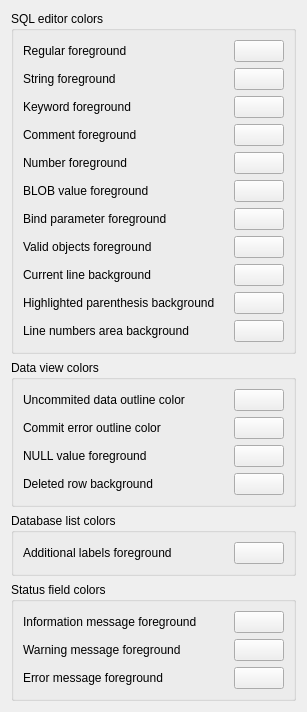
             <widget class="QWidget" name="colorsWidget">
              <property name="geometry">
               <rect>
                <x>0</x>
                <y>0</y>
                <width>307</width>
                <height>666</height>
               </rect>
              </property>
              <layout class="QVBoxLayout" name="verticalLayout_12">
               <item>
                <widget class="QGroupBox" name="sqlEditorColorsGroup">
                 <property name="title">
                  <string>SQL editor colors</string>
                 </property>
                 <layout class="QGridLayout" name="gridLayout_3">
                  <item row="14" column="0">
                   <widget class="QLabel" name="sqlEditorCurrLineBgLabel">
                    <property name="text">
                     <string>Current line background</string>
                    </property>
                   </widget>
                  </item>
                  <item row="5" column="0">
                   <widget class="QLabel" name="sqlEditorStringFgLabel">
                    <property name="toolTip">
                     <string>&lt;p&gt;SQL strings are enclosed with single quote characters.&lt;/p&gt;</string>
                    </property>
                    <property name="text">
                     <string>String foreground</string>
                    </property>
                   </widget>
                  </item>
                  <item row="6" column="1">
                   <widget class="ColorButton" name="sqlEditorKeywordFgButton">
                    <property name="maximumSize">
                     <size>
                      <width>50</width>
                      <height>16777215</height>
                     </size>
                    </property>
                    <property name="text">
                     <string/>
                    </property>
                    <property name="cfg" stdset="0">
                     <string notr="true">Colors.SqlEditorKeywordFg</string>
                    </property>
                   </widget>
                  </item>
                  <item row="5" column="1">
                   <widget class="ColorButton" name="sqlEditorStringFgButton">
                    <property name="maximumSize">
                     <size>
                      <width>50</width>
                      <height>16777215</height>
                     </size>
                    </property>
                    <property name="text">
                     <string/>
                    </property>
                    <property name="cfg" stdset="0">
                     <string notr="true">Colors.SqlEditorStringFg</string>
                    </property>
                   </widget>
                  </item>
                  <item row="9" column="1">
                   <widget class="ColorButton" name="sqlEditorCommentFgButton">
                    <property name="maximumSize">
                     <size>
                      <width>50</width>
                      <height>16777215</height>
                     </size>
                    </property>
                    <property name="text">
                     <string/>
                    </property>
                    <property name="cfg" stdset="0">
                     <string notr="true">Colors.SqlEditorCommentFg</string>
                    </property>
                   </widget>
                  </item>
                  <item row="4" column="1">
                   <widget class="ColorButton" name="sqlEditorRegularFgButton">
                    <property name="maximumSize">
                     <size>
                      <width>50</width>
                      <height>16777215</height>
                     </size>
                    </property>
                    <property name="text">
                     <string/>
                    </property>
                    <property name="cfg" stdset="0">
                     <string notr="true">Colors.SqlEditorForeground</string>
                    </property>
                   </widget>
                  </item>
                  <item row="14" column="1">
                   <widget class="ColorButton" name="sqlEditorCurrLineBgButton">
                    <property name="maximumSize">
                     <size>
                      <width>50</width>
                      <height>16777215</height>
                     </size>
                    </property>
                    <property name="text">
                     <string/>
                    </property>
                    <property name="cfg" stdset="0">
                     <string notr="true">Colors.SqlEditorCurrentLineBg</string>
                    </property>
                   </widget>
                  </item>
                  <item row="16" column="1">
                   <widget class="ColorButton" name="sqlEditorLineNumAreaBgButton">
                    <property name="maximumSize">
                     <size>
                      <width>50</width>
                      <height>16777215</height>
                     </size>
                    </property>
                    <property name="text">
                     <string/>
                    </property>
                    <property name="cfg" stdset="0">
                     <string notr="true">Colors.SqlEditorLineNumAreaBg</string>
                    </property>
                   </widget>
                  </item>
                  <item row="12" column="0">
                   <widget class="QLabel" name="sqlEditorBindParamFgLabel">
                    <property name="toolTip">
                     <string>&lt;p&gt;Bind parameters are placeholders for values yet to be provided by the user. They have one of the forms:&lt;/p&gt;&lt;ul&gt;&lt;li&gt;:param_name&lt;/li&gt;&lt;li&gt;$param_name&lt;/li&gt;&lt;li&gt;@param_name&lt;/li&gt;&lt;li&gt;?&lt;/li&gt;&lt;/ul&gt;</string>
                    </property>
                    <property name="text">
                     <string>Bind parameter foreground</string>
                    </property>
                   </widget>
                  </item>
                  <item row="15" column="1">
                   <widget class="ColorButton" name="sqlEditorParBgButton">
                    <property name="maximumSize">
                     <size>
                      <width>50</width>
                      <height>16777215</height>
                     </size>
                    </property>
                    <property name="text">
                     <string/>
                    </property>
                    <property name="cfg" stdset="0">
                     <string notr="true">Colors.SqlEditorParenthesisBg</string>
                    </property>
                   </widget>
                  </item>
                  <item row="15" column="0">
                   <widget class="QLabel" name="sqlEditorParBgLabel">
                    <property name="text">
                     <string>Highlighted parenthesis background</string>
                    </property>
                   </widget>
                  </item>
                  <item row="11" column="0">
                   <widget class="QLabel" name="sqlEditorBlobFgLabel">
                    <property name="toolTip">
                     <string>&lt;p&gt;BLOB values are binary values represented as hexadecimal numbers, like:&lt;/p&gt;&lt;ul&gt;&lt;li&gt;X'12B4'&lt;/li&gt;&lt;li&gt;x'46A2F4'&lt;/li&gt;&lt;/ul&gt;</string>
                    </property>
                    <property name="text">
                     <string>BLOB value foreground</string>
                    </property>
                   </widget>
                  </item>
                  <item row="4" column="0">
                   <widget class="QLabel" name="sqlEditorRegularFgLabel">
                    <property name="text">
                     <string>Regular foreground</string>
                    </property>
                   </widget>
                  </item>
                  <item row="16" column="0">
                   <widget class="QLabel" name="sqlEditorLineNumAreaBgLabel">
                    <property name="text">
                     <string>Line numbers area background</string>
                    </property>
                   </widget>
                  </item>
                  <item row="11" column="1">
                   <widget class="ColorButton" name="sqlEditorBlobFgButton">
                    <property name="maximumSize">
                     <size>
                      <width>50</width>
                      <height>16777215</height>
                     </size>
                    </property>
                    <property name="text">
                     <string/>
                    </property>
                    <property name="cfg" stdset="0">
                     <string notr="true">Colors.SqlEditorBlobFg</string>
                    </property>
                   </widget>
                  </item>
                  <item row="6" column="0">
                   <widget class="QLabel" name="sqlEditorKeywordFgLabel">
                    <property name="text">
                     <string>Keyword foreground</string>
                    </property>
                   </widget>
                  </item>
                  <item row="10" column="0">
                   <widget class="QLabel" name="sqlEditorNumberFgLabel">
                    <property name="text">
                     <string>Number foreground</string>
                    </property>
                   </widget>
                  </item>
                  <item row="9" column="0">
                   <widget class="QLabel" name="sqlEditorCommentFgLabel">
                    <property name="text">
                     <string>Comment foreground</string>
                    </property>
                   </widget>
                  </item>
                  <item row="10" column="1">
                   <widget class="ColorButton" name="sqlEditorNumberFgButton">
                    <property name="maximumSize">
                     <size>
                      <width>50</width>
                      <height>16777215</height>
                     </size>
                    </property>
                    <property name="text">
                     <string/>
                    </property>
                    <property name="cfg" stdset="0">
                     <string notr="true">Colors.SqlEditorNumberFg</string>
                    </property>
                   </widget>
                  </item>
                  <item row="12" column="1">
                   <widget class="ColorButton" name="sqlEditorBindParamFgButton">
                    <property name="maximumSize">
                     <size>
                      <width>50</width>
                      <height>16777215</height>
                     </size>
                    </property>
                    <property name="text">
                     <string/>
                    </property>
                    <property name="cfg" stdset="0">
                     <string notr="true">Colors.SqlEditorBindParamFg</string>
                    </property>
                   </widget>
                  </item>
                  <item row="13" column="0">
                   <widget class="QLabel" name="sqlEditorValidObjectsLabel">
                    <property name="toolTip">
                     <string>&lt;p&gt;Valid objects are name of tables, indexes, triggers, or views that exist in the SQLite database.&lt;/p&gt;</string>
                    </property>
                    <property name="text">
                     <string>Valid objects foreground</string>
                    </property>
                   </widget>
                  </item>
                  <item row="13" column="1">
                   <widget class="ColorButton" name="sqlEditorValidObjectsButton">
                    <property name="maximumSize">
                     <size>
                      <width>50</width>
                      <height>16777215</height>
                     </size>
                    </property>
                    <property name="text">
                     <string/>
                    </property>
                    <property name="cfg" stdset="0">
                     <string notr="true">Colors.SqlEditorValidObject</string>
                    </property>
                   </widget>
                  </item>
                 </layout>
                </widget>
               </item>
               <item>
                <widget class="QGroupBox" name="dataViewGroup">
                 <property name="title">
                  <string>Data view colors</string>
                 </property>
                 <layout class="QGridLayout" name="gridLayout_6">
                  <item row="0" column="0">
                   <widget class="QLabel" name="dataViewUncommitedLabel">
                    <property name="toolTip">
                     <string>&lt;p&gt;Any data changes will be outlined with this color, until they're commited to the database.&lt;/p&gt;</string>
                    </property>
                    <property name="text">
                     <string>Uncommited data outline color</string>
                    </property>
                   </widget>
                  </item>
                  <item row="0" column="1">
                   <widget class="ColorButton" name="dataViewUncommitedButton">
                    <property name="maximumSize">
                     <size>
                      <width>50</width>
                      <height>16777215</height>
                     </size>
                    </property>
                    <property name="text">
                     <string/>
                    </property>
                    <property name="cfg" stdset="0">
                     <string notr="true">Colors.DataUncommited</string>
                    </property>
                   </widget>
                  </item>
                  <item row="1" column="0">
                   <widget class="QLabel" name="dataViewErrorLabel">
                    <property name="toolTip">
                     <string>&lt;p&gt;In case of error while commiting data changes, the problematic cell will be outlined with this color.&lt;/p&gt;</string>
                    </property>
                    <property name="text">
                     <string>Commit error outline color</string>
                    </property>
                   </widget>
                  </item>
                  <item row="1" column="1">
                   <widget class="ColorButton" name="dataViewErrorButton">
                    <property name="maximumSize">
                     <size>
                      <width>50</width>
                      <height>16777215</height>
                     </size>
                    </property>
                    <property name="text">
                     <string/>
                    </property>
                    <property name="cfg" stdset="0">
                     <string notr="true">Colors.DataUncommitedError</string>
                    </property>
                   </widget>
                  </item>
                  <item row="2" column="0">
                   <widget class="QLabel" name="dataViewNullFgLabel">
                    <property name="text">
                     <string>NULL value foreground</string>
                    </property>
                   </widget>
                  </item>
                  <item row="2" column="1">
                   <widget class="ColorButton" name="dataViewNullFgButton">
                    <property name="maximumSize">
                     <size>
                      <width>50</width>
                      <height>16777215</height>
                     </size>
                    </property>
                    <property name="text">
                     <string/>
                    </property>
                    <property name="cfg" stdset="0">
                     <string notr="true">Colors.DataNullFg</string>
                    </property>
                   </widget>
                  </item>
                  <item row="3" column="0">
                   <widget class="QLabel" name="dataViewDeletedRowBgLabel">
                    <property name="text">
                     <string>Deleted row background</string>
                    </property>
                   </widget>
                  </item>
                  <item row="3" column="1">
                   <widget class="ColorButton" name="dataViewDeletedRowBgButton">
                    <property name="maximumSize">
                     <size>
                      <width>50</width>
                      <height>16777215</height>
                     </size>
                    </property>
                    <property name="text">
                     <string/>
                    </property>
                    <property name="cfg" stdset="0">
                     <string notr="true">Colors.DataDeletedBg</string>
                    </property>
                   </widget>
                  </item>
                 </layout>
                </widget>
               </item>
               <item>
                <widget class="QGroupBox" name="dbTreeGroup">
                 <property name="title">
                  <string>Database list colors</string>
                 </property>
                 <layout class="QGridLayout" name="gridLayout_9">
                  <item row="0" column="0">
                   <widget class="QLabel" name="dbTreeLabelsLabel">
                    <property name="toolTip">
                     <string>&lt;p&gt;Additional labels are those which tell you SQLite version, number of objects deeper in the tree, etc.&lt;/p&gt;</string>
                    </property>
                    <property name="text">
                     <string>Additional labels foreground</string>
                    </property>
                   </widget>
                  </item>
                  <item row="0" column="1">
                   <widget class="ColorButton" name="dbTreeLabelsButton">
                    <property name="maximumSize">
                     <size>
                      <width>50</width>
                      <height>16777215</height>
                     </size>
                    </property>
                    <property name="text">
                     <string/>
                    </property>
                    <property name="cfg" stdset="0">
                     <string notr="true">Colors.DbTreeLabelsFg</string>
                    </property>
                   </widget>
                  </item>
                 </layout>
                </widget>
               </item>
               <item>
                <widget class="QGroupBox" name="statusFieldGroup">
                 <property name="title">
                  <string>Status field colors</string>
                 </property>
                 <layout class="QGridLayout" name="gridLayout_10">
                  <item row="0" column="0">
                   <widget class="QLabel" name="statusFieldInfoLabel">
                    <property name="text">
                     <string>Information message foreground</string>
                    </property>
                   </widget>
                  </item>
                  <item row="0" column="1">
                   <widget class="ColorButton" name="statusFieldInfoButton">
                    <property name="maximumSize">
                     <size>
                      <width>50</width>
                      <height>16777215</height>
                     </size>
                    </property>
                    <property name="text">
                     <string/>
                    </property>
                    <property name="cfg" stdset="0">
                     <string notr="true">Colors.StatusFieldInfoFg</string>
                    </property>
                   </widget>
                  </item>
                  <item row="1" column="0">
                   <widget class="QLabel" name="statusFieldWarnLabel">
                    <property name="text">
                     <string>Warning message foreground</string>
                    </property>
                   </widget>
                  </item>
                  <item row="1" column="1">
                   <widget class="ColorButton" name="statusFieldWarnButton">
                    <property name="maximumSize">
                     <size>
                      <width>50</width>
                      <height>16777215</height>
                     </size>
                    </property>
                    <property name="text">
                     <string/>
                    </property>
                    <property name="cfg" stdset="0">
                     <string notr="true">Colors.StatusFieldWarnFg</string>
                    </property>
                   </widget>
                  </item>
                  <item row="2" column="0">
                   <widget class="QLabel" name="statusFieldErrorLabel">
                    <property name="text">
                     <string>Error message foreground</string>
                    </property>
                   </widget>
                  </item>
                  <item row="2" column="1">
                   <widget class="ColorButton" name="statusFieldErrorButton">
                    <property name="maximumSize">
                     <size>
                      <width>50</width>
                      <height>16777215</height>
                     </size>
                    </property>
                    <property name="text">
                     <string/>
                    </property>
                    <property name="cfg" stdset="0">
                     <string notr="true">Colors.StatusFieldErrorFg</string>
                    </property>
                   </widget>
                  </item>
                 </layout>
                </widget>
               </item>
               <item>
                <spacer name="verticalSpacer_3">
                 <property name="orientation">
                  <enum>Qt::Vertical</enum>
                 </property>
                 <property name="sizeHint" stdset="0">
                  <size>
                   <width>20</width>
                   <height>40</height>
                  </size>
                 </property>
                </spacer>
               </item>
              </layout>
             </widget>
